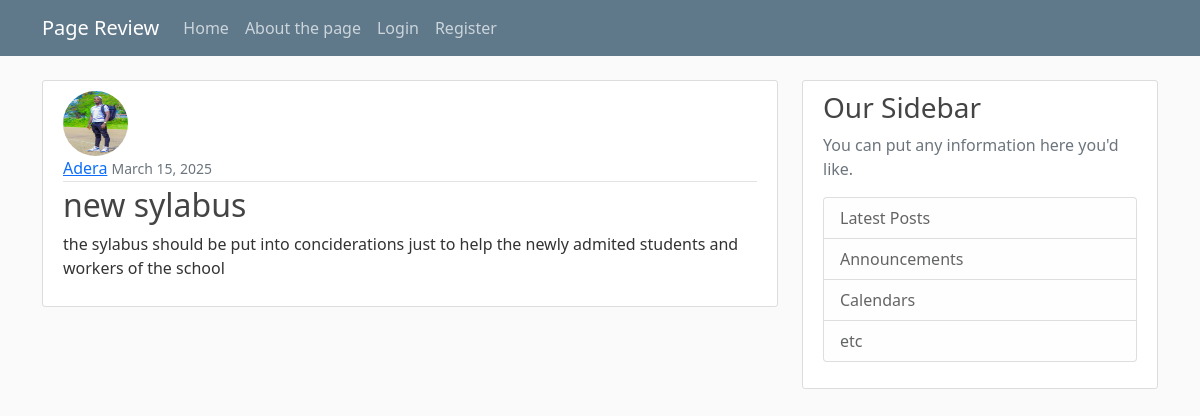
Screenshot of /post/11/ with the database file from the repository.
### blog/models.py (models this page shows, shortened)
class Post(models.Model):
    title = models.CharField(max_length=100)
    content = models.TextField()
    date_posted = models.DateTimeField(default=timezone.now)
    author = models.ForeignKey(User, on_delete=models.CASCADE)

### users/models.py (models this page shows, shortened)
class Profile(models.Model):
    user = models.OneToOneField(User,on_delete=models.CASCADE)
    image = models.ImageField(default='default.jpg', upload_to='profile_pics')

### blog/views.py (the view)
# urls.py: path('post/<int:pk>/', PostDetailView.as_view(), name='post-detail'),
class PostDetailView(DetailView):
    model = Post

### blog/templates/blog/post_detail.html (shortened to what this page needs)
{% extends "blog/base.html" %}
{% block content %}
    <article class="media content-section">
          <img class="rounded-circle article-img" src="{{ object.author.profile.image.url }}">
          <div class="media-body">
            <div class="article-metadata">
              <a class="mr-2" href="{% url 'user-posts' object.author.username %}">{{ object.author }}</a>
              <small class="text-muted">{{ object.date_posted|date:"F d, Y" }}</small>
            </div>
            <h2 class="article-title">{{ object.title }} </h2>
            <p class="article-content">{{ object.content }}</p>
          </div>
    </article>
{% endblock content %}

### blog/static/blog/main.css (style rules this page uses)
body { background: #fafafa; color: #333333; margin-top: 5rem; }
h1, h2, h3, h4, h5, h6 { color: #444444; }
.content-section { background: #ffffff; padding: 10px 20px; border: 1px solid #dddddd; border-radius: 3px; margin-bottom: 20px; }
.article-title { color: #444444; }
.article-content { white-space: pre-line; }
.article-img { height: 65px; width: 65px; margin-right: 16px; }
.article-metadata { padding-bottom: 1px; margin-bottom: 4px; border-bottom: 1px solid #e3e3e3 }

### rows the page displays
Post: author.profile.image (picture), author "Adera", date_posted "March 15, 2025", title "new sylabus", content "the sylabus should be put into conciderations just to help the newly admited students and workers of the school"
